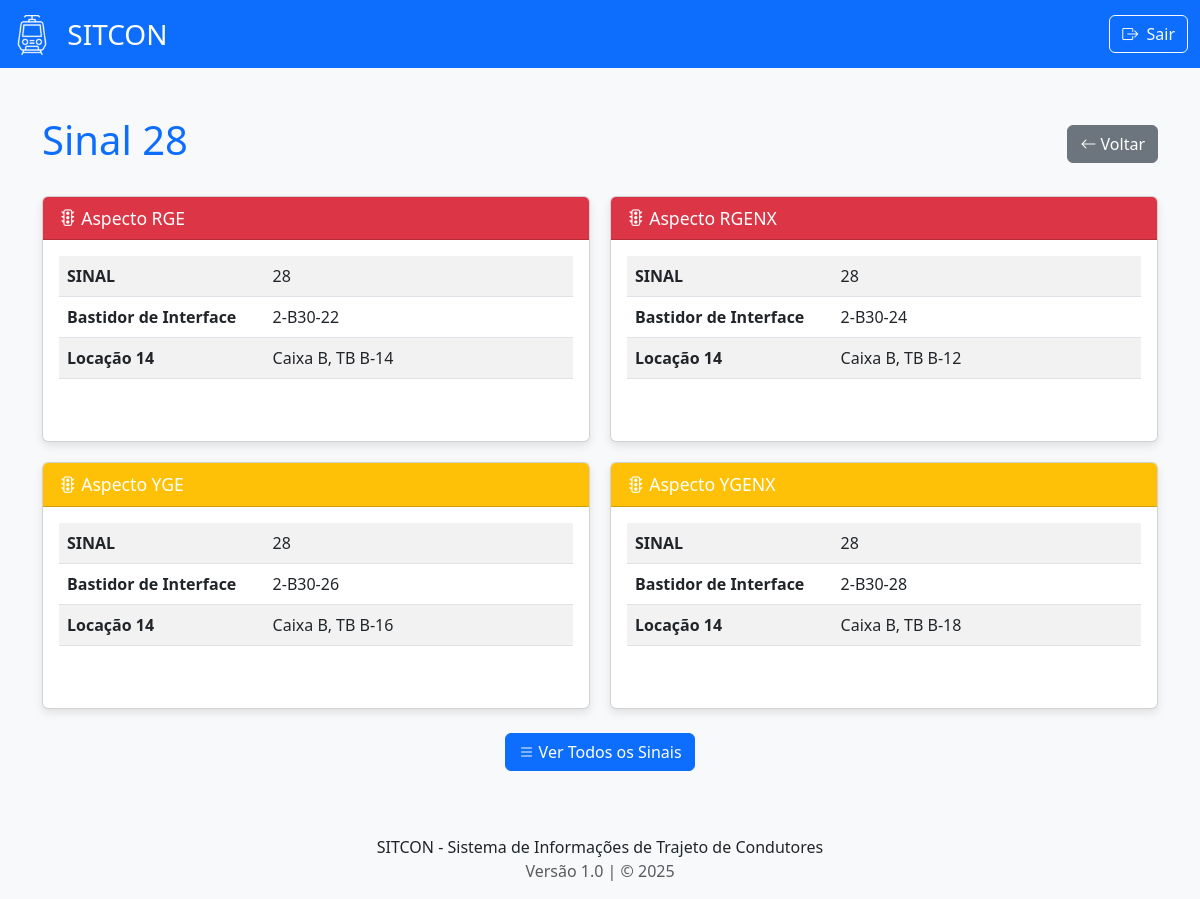
Screenshot of /sinais/28 (signed in) with the database file from the repository.
### models.py (models this page shows, shortened)
class Sinais(db.Model):
    __tablename__ = 'sinais'
    idSinais = db.Column(db.Integer, primary_key=True)
    tipoAspecto = db.Column(db.String(5), primary_key=True)
    L1 = db.Column(db.String(8), nullable=True)
    L2 = db.Column(db.String(8), nullable=True)
    L3 = db.Column(db.String(8), nullable=True)
    L4 = db.Column(db.String(8), nullable=True)
    L5 = db.Column(db.String(8), nullable=True)
    L6 = db.Column(db.String(8), nullable=True)
    L7 = db.Column(db.String(8), nullable=True)
    L8 = db.Column(db.String(8), nullable=True)
    L10 = db.Column(db.String(8), nullable=True)
    tower = db.Column(db.String(8), nullable=True)
    interface = db.Column(db.String(8), nullable=True)
    L14 = db.Column(db.String(8), nullable=True)
    L15 = db.Column(db.String(8), nullable=True)
    L16 = db.Column(db.String(8), nullable=True)
    L18 = db.Column(db.String(8), nullable=True)
    L19 = db.Column(db.String(8), nullable=True)
    L20 = db.Column(db.String(8), nullable=True)
    L21 = db.Column(db.String(8), nullable=True)
    L22 = db.Column(db.String(8), nullable=True)
    L23 = db.Column(db.String(8), nullable=True)

### app.py (the view)
@app.route('/sinais/<sinal_id>')
@login_required
def sinal_detail(sinal_id):
    try:
        sinal_number = int(sinal_id)
    except ValueError:
        flash('ID do SINAL inválido', 'error')
        return redirect(url_for('sinais'))
    registros = Sinais.query.filter_by(idSinais=sinal_number).all()
    if not registros:
        flash(f'SINAL {sinal_number} não encontrado', 'warning')
        return redirect(url_for('sinais'))
    dados = formatar_registros(registros, Sinais)
    if not dados:
        flash(f'Sinal {sinal_number} não encontrado', 'warning')
        return redirect(url_for('sinais'))
    return render_template('sinal_detail.html',
                        sinal_id=sinal_number,
                        registros=dados)

### app.py (called while the page is built)
def formatar_valor_locacao(valor):
    if not isinstance(valor, str) or '-' not in valor:
        return valor
    partes = valor.split('-')
    if len(partes) >= 3:
        caixa = f"Caixa {partes[0]}"
        tb = f"TB {partes[1]}-{partes[2]}"
        return f"{caixa}, {tb}"
    elif len(partes) == 2:
        caixa = f"Caixa {partes[0]}"
        tb = f"TB {partes[1]}"
        return f"{caixa}, {tb}"
    else:
        return valor

def formatar_registros(registros, model_class):
    dados_formatados = []
    if not registros:
        return dados_formatados
    for registro in registros:
        campos_registro = {}
        for coluna in model_class.__table__.columns:
            nome_original = coluna.name
            nome_amigavel = TRADUCOES_GERAIS.get(nome_original, nome_original)
            valor = getattr(registro, nome_original)
            if nome_original.startswith('L') and nome_original[1:].isdigit():
                valor = formatar_valor_locacao(valor)
            if valor not in [None, '']:
                campos_registro[nome_amigavel] = valor
        dados_formatados.append(campos_registro)
    return dados_formatados

def login_required(f):
    @wraps(f)
    def decorated_function(*args, **kwargs):
        if not session.get('logado'):
            flash('Acesso não autorizado. Por favor, faça login.', 'warning')
            return redirect(url_for('login'))
        return f(*args, **kwargs)
    return decorated_function

### templates/sinal_detail.html (shortened to what this page needs)
{% extends "base.html" %}
{% block content %}
<div class="d-flex justify-content-between align-items-center mb-4">
  <h1 class="text-primary">Sinal {{ sinal_id }}</h1>
  <a href="{{ url_for('sinais') }}" class="btn btn-secondary">
    <i class="bi bi-arrow-left"></i> Voltar
  </a>
</div>
<div class="registro-grid">
  <div class="card">
    <div class="card-header bg-danger text-white"><i class="bi bi-stoplights"></i> Aspecto RGE</div>
    <div class="card-body">
      <div class="table-responsive">
        <table class="table table-striped">
          <tbody>
            {% if registros|length > 0 %}
              {% for nome, valor in registros[0].items() %}
                {% if nome != 'Tipo do Aspecto' %}
                <tr>
                  <td width="40%"><strong>{{ nome }}</strong></td>
                  <td>{{ valor }}</td>
                </tr>
                {% endif %}
              {% endfor %}
            {% endif %}
          </tbody>
        </table>
      </div>
    </div>
  </div>
  <div class="card">
    <div class="card-header bg-danger text-white"><i class="bi bi-stoplights"></i> Aspecto RGENX</div>
    <div class="card-body">
      <div class="table-responsive">
        <table class="table table-striped">
          <tbody>
            {% if registros|length > 1 %}
              {% for nome, valor in registros[1].items() %}
                {% if nome != 'Tipo do Aspecto' %}
                <tr>
                  <td width="40%"><strong>{{ nome }}</strong></td>
                  <td>{{ valor }}</td>
                </tr>
                {% endif %}
              {% endfor %}
            {% endif %}
          </tbody>
        </table>
      </div>
    </div>
  </div>
  <div class="card">
    <div class="card-header bg-warning text-white"><i class="bi bi-stoplights"></i> Aspecto YGE</div>
    <div class="card-body">
      <div class="table-responsive">
        <table class="table table-striped">
          <tbody>
            {% if registros|length > 2 %}
              {% for nome, valor in registros[2].items() %}
                {% if nome != 'Tipo do Aspecto' %}
                <tr>
                  <td width="40%"><strong>{{ nome }}</strong></td>
                  <td>{{ valor }}</td>
                </tr>
                {% endif %}
              {% endfor %}
            {% endif %}
          </tbody>
        </table>
      </div>
    </div>
  </div>
  <div class="card">
    <div class="card-header bg-warning text-white"><i class="bi bi-stoplights"></i> Aspecto YGENX</div>
    <div class="card-body">
      <div class="table-responsive">
        <table class="table table-striped">
          <tbody>
            {% if registros|length > 3 %}
              {% for nome, valor in registros[3].items() %}
                {% if nome != 'Tipo do Aspecto' %}
                <tr>
                  <td width="40%"><strong>{{ nome }}</strong></td>
                  <td>{{ valor }}</td>
                </tr>
                {% endif %}
              {% endfor %}
            {% endif %}
          </tbody>
        </table>
      </div>
    </div>
  </div>
</div>
<div class="text-center mt-4">
  <a href="{{ url_for('sinais') }}" class="btn btn-primary"><i class="bi bi-list"></i> Ver Todos os Sinais</a>
</div>
{% endblock %}

### static/css/style.css (style rules this page uses)
html, body { height: 100%; }
body { display: flex; flex-direction: column; }
body { background-image: url('../images/fundo.png'); background-size: cover; background-position: center center; background-attachment: fixed; background-color: #f8f9fa; }
.card-header { font-size: 1.1rem; }
.card { box-shadow: 0 4px 8px rgba(0, 0, 0, 0.1); height: 100%; margin-bottom: 30px; }
.table-responsive { max-height: 300px; overflow-y: auto; }
.registro-grid { display: grid; grid-template-columns: repeat(2, 1fr); gap: 20px; }

### rows the page displays
Sinais: nome "Bastidor de Interface", interface "2-B30-22"
Sinais: nome "Bastidor de Interface", interface "2-B30-24"
Sinais: nome "Bastidor de Interface", interface "2-B30-26"
Sinais: nome "Bastidor de Interface", interface "2-B30-28"

### other values shown
{{ sinal_id }} "28"
{{ nome }} "SINAL" "Locação 14"
{{ valor }} "28" "Caixa B, TB B-14"
{{ valor }} "28" "Caixa B, TB B-12"
{{ valor }} "28" "Caixa B, TB B-16"
{{ valor }} "28" "Caixa B, TB B-18"
